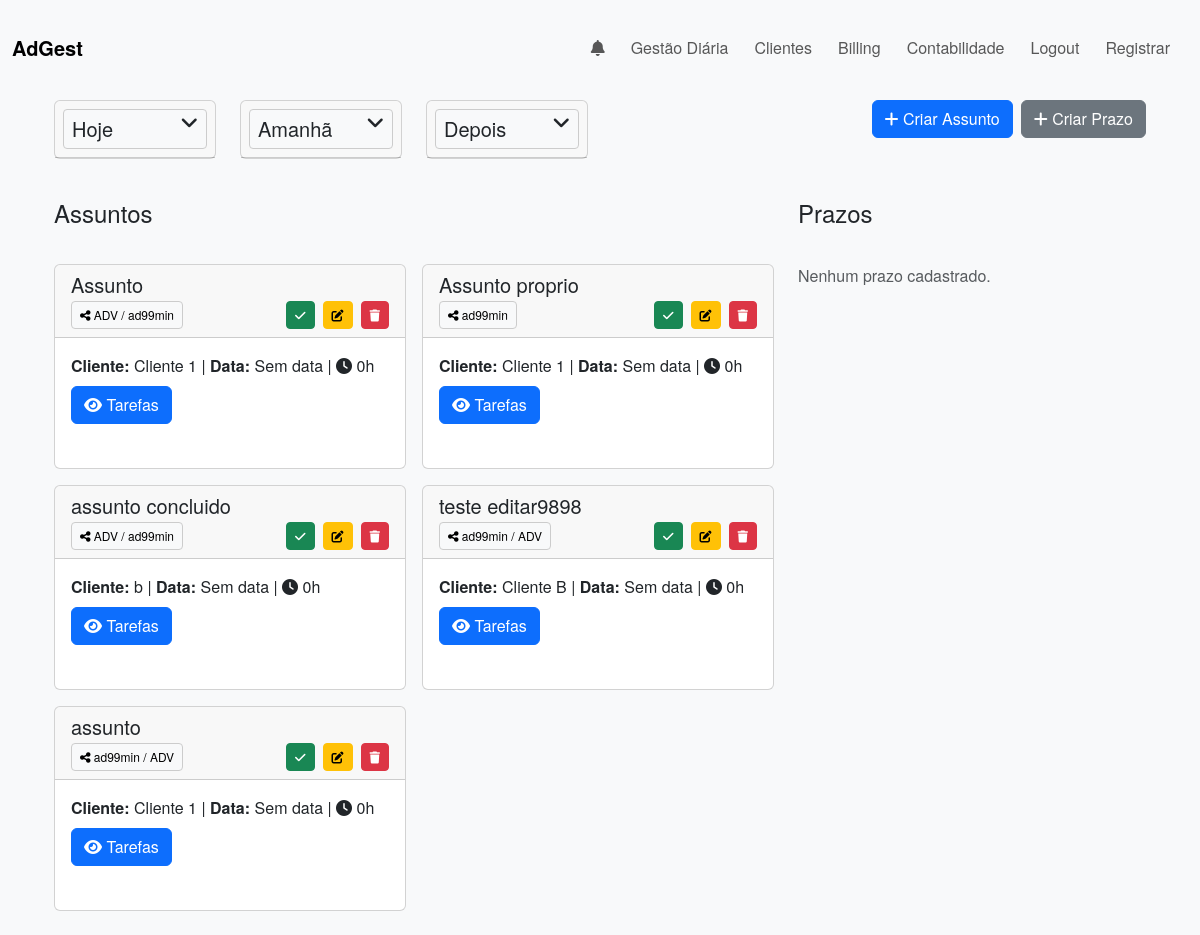
The page /dashboard (signed in) on the database as committed earlier.
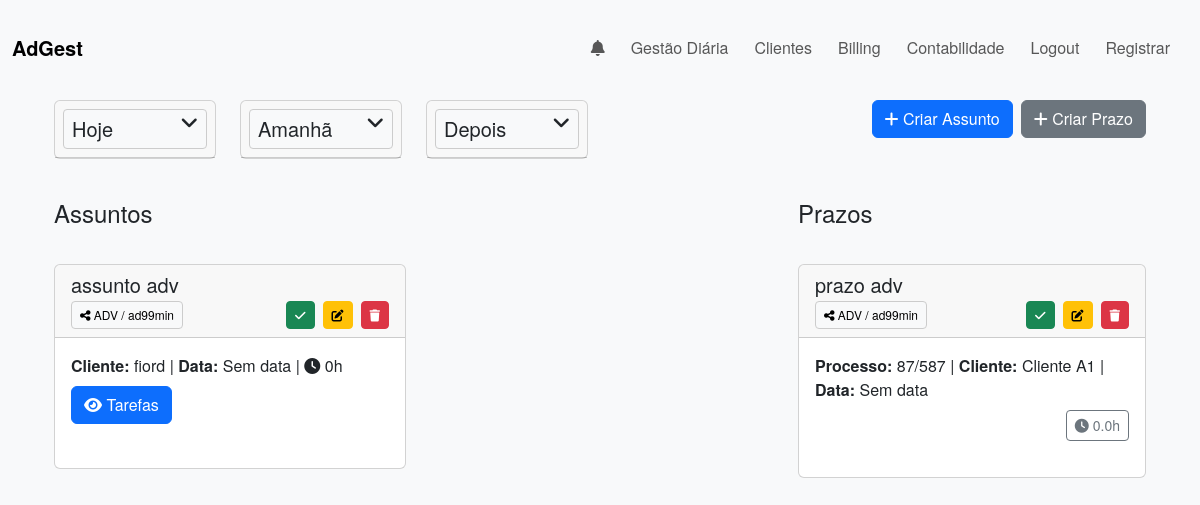
The same page on the database as committed later.
### app/models.py (models this page shows, shortened)
class Assunto(db.Model):
    __tablename__ = 'assuntos'
    id = db.Column(db.Integer, primary_key=True)
    user_id = db.Column(db.Integer, db.ForeignKey('users.id'), nullable=False)  # Dono
    client_id = db.Column(db.Integer, db.ForeignKey('clients.id'), nullable=False)
    nome_assunto = db.Column(db.String(100), nullable=False)
    due_date = db.Column(db.Date, nullable=True)
    sort_order = db.Column(db.Integer, default=0)
    horas_assunto = db.Column(db.Float, default=0.0)
    is_completed = db.Column(db.Boolean, default=False)
    is_billed = db.Column(db.Boolean, default=False)
    completed_by = db.Column(db.Integer, db.ForeignKey('users.id'), nullable=True)
    tarefas = db.relationship('Tarefa', backref='assunto', cascade="all, delete-orphan", lazy='dynamic')
    shared_with = db.relationship(
        'User',
        secondary=shared_assuntos,
        backref=db.backref('shared_assuntos', lazy='dynamic', overlaps="assuntos_compartilhados,compartilhados"),
        lazy='dynamic',
        overlaps="assuntos_compartilhados,compartilhados"
    )
    user = db.relationship("User", backref="assuntos_criados", foreign_keys=lambda: [Assunto.__table__.c.user_id])

class User(UserMixin, db.Model):
    __tablename__ = 'users'
    id = db.Column(db.Integer, primary_key=True)
    username = db.Column(db.String(100), unique=True, nullable=False)
    nickname = db.Column(db.String(10), nullable=False)
    email = db.Column(db.String(120), unique=True, nullable=False)
    profile_image = db.Column(db.String(120), default='default.jpg')
    password = db.Column(db.String(200), nullable=False)
    role = db.Column(db.String(50), default='advogado')
    __table_args__ = (db.UniqueConstraint('email', name='uq_users_email'),)
    assuntos_compartilhados = db.relationship(
        'Assunto',
        secondary=shared_assuntos,
        backref=db.backref('compartilhados', lazy='dynamic'),
        lazy='dynamic'
    )
    client_shares = db.relationship('ClientShare', backref='user', lazy='dynamic')

class Client(db.Model):
    __tablename__ = 'clients'
    id = db.Column(db.Integer, primary_key=True)
    user_id = db.Column(db.Integer, db.ForeignKey('users.id'), nullable=False)
    name = db.Column(db.String(100), nullable=False)  # unique=True removido
    number_interno = db.Column(db.String(50), nullable=True)
    nif = db.Column(db.String(50), nullable=True)
    address = db.Column(db.String(200), nullable=True)
    email = db.Column(db.String(100), nullable=True)
    telephone = db.Column(db.String(20), nullable=True)
    assuntos = db.relationship('Assunto', backref='client', lazy=True)
    __table_args__ = (
        db.UniqueConstraint('user_id', 'name', name='uq_user_clientname'),
    )
    shares = db.relationship('ClientShare', backref='client', lazy='dynamic')

class PrazoJudicial(db.Model):
    __tablename__ = 'prazos_judiciais'
    id = db.Column(db.Integer, primary_key=True)
    user_id = db.Column(db.Integer, db.ForeignKey('users.id'), nullable=False)
    client_id = db.Column(db.Integer, db.ForeignKey('clients.id'), nullable=False)
    assunto = db.Column(db.String(100), nullable=False)
    processo = db.Column(db.String(100), nullable=False)
    prazo = db.Column(db.Date, nullable=True)
    comentarios = db.Column(db.Text, nullable=True)
    status = db.Column(db.Boolean, default=False)
    horas = db.Column(db.Float, default=0.0)
    is_billed = db.Column(db.Boolean, default=False)
    data_conclusao = db.Column(db.Date, nullable=True)
    completed_by = db.Column(db.Integer, db.ForeignKey('users.id'), nullable=True)
    client = db.relationship('Client', backref='prazos_judiciais')
    shared_with = db.relationship(
        'User',
        secondary=shared_prazos,
        backref=db.backref('shared_prazos', lazy='dynamic', overlaps="prazos_compartilhados,compartilhados"),
        lazy='dynamic',
        overlaps="prazos_compartilhados,compartilhados"
    )
    user = db.relationship("User", backref="prazos_criados", foreign_keys=lambda: [PrazoJudicial.__table__.c.user_id])

### app/routes.py (the view)
@main.route('/dashboard')
@login_required
def dashboard():
    all_assuntos = Assunto.query.filter(
        or_(
            Assunto.user_id == current_user.id,
            Assunto.shared_with.any(id=current_user.id)
        )
    ).order_by(Assunto.sort_order, Assunto.nome_assunto).all()
    assuntos = []
    for assunto in all_assuntos:
        if not assunto.is_completed:
            assuntos.append(assunto)
        else:
            if any(not tarefa.is_completed for tarefa in assunto.tarefas):
                assuntos.append(assunto)
    assuntos_tarefas_visiveis = {}
    for assunto in assuntos:
        if assunto.shared_with.count() > 0:
            tarefas_visiveis = assunto.tarefas
        else:
            tarefas_visiveis = [tarefa for tarefa in assunto.tarefas if tarefa.user_id == current_user.id]
        assuntos_tarefas_visiveis[assunto.id] = tarefas_visiveis
    prazos = PrazoJudicial.query.filter(
        or_(
            PrazoJudicial.user_id == current_user.id,
            PrazoJudicial.shared_with.any(id=current_user.id)
        ),
        PrazoJudicial.status == False
    ).order_by(PrazoJudicial.prazo).all()
    current_date = date.today()
    tomorrow_date = current_date + timedelta(days=1)
    return render_template(
        'dashboard.html',
        assuntos=assuntos,
        assuntos_tarefas_visiveis=assuntos_tarefas_visiveis,
        prazos=prazos,
        current_date=current_date,
        tomorrow_date=tomorrow_date
    )

### app/routes.py (called while the page is built)
@main.context_processor
def inject_notifications():
    if current_user.is_authenticated:
        notifs_nao_lidas = Notification.query.filter_by(
            user_id=current_user.id, is_read=False
        ).order_by(Notification.timestamp.desc()).all()
        unread = len(notifs_nao_lidas)
        return dict(notifications=notifs_nao_lidas, unread_count=unread)
    return dict(notifications=[], unread_count=0)

### app/templates/dashboard.html (shortened to what the changed rows need)
{% extends "base.html" %}
{% block content %}
<div class="container my-4">
  <div class="row">
    <div class="col-lg-8">
      <div id="assuntos-container" class="row row-cols-1 row-cols-lg-2 g-3">
        {% for assunto in assuntos %}
        <div class="col" data-id="{{ assunto.id }}">
          <div class="card h-100">
            <div class="card-header">
              <div class="d-flex justify-content-between align-items-center mb-1">
                <h5 class="mb-0 flex-grow-1" style="white-space: normal;">
                  {{ assunto.nome_assunto }}
                </h5>
              </div>
              <div class="d-flex justify-content-between align-items-center">
                <div class="dropdown">
                  <button class="btn btn-sm btn-light dropdown-toggle" data-bs-toggle="dropdown" aria-expanded="false">
                    <i class="fa-solid fa-share-nodes"></i>
                    {{ assunto.user.nickname }}{% for usuario in assunto.shared_with %} / {{ usuario.nickname }}{% endfor %}
                  </button>
                </div>
                <div class="d-flex align-items-center gap-2">
                  <form action="{{ url_for('main.toggle_status_assunto', assunto_id=assunto.id) }}" method="POST" class="d-inline">
                    <button type="submit" class="btn btn-sm btn-success" title="Concluir">
                      <i class="fa-solid fa-check"></i>
                    </button>
                  </form>
                  <a href="{{ url_for('main.edit_assunto', assunto_id=assunto.id) }}" class="btn btn-sm btn-warning" title="Editar">
                    <i class="fa-solid fa-pen-to-square"></i>
                  </a>
                  <form action="{{ url_for('main.delete_assunto', assunto_id=assunto.id) }}" method="POST" class="d-inline">
                    <button type="submit" class="btn btn-sm btn-danger" title="Excluir">
                      <i class="fa-solid fa-trash"></i>
                    </button>
                  </form>
                </div>
              </div>
            </div>
            <div class="card-body">
              {% set total_horas = 0 %}
              {% for tarefa in assunto.tarefas %}
                {% if tarefa.horas %}
                  {% set total_horas = total_horas + tarefa.horas %}
                {% endif %}
              {% endfor %}
              <p class="mb-2" style="white-space: normal;">
                <strong>Cliente:</strong> {{ assunto.client.name }} |
                <strong>Data:</strong>
                {% if assunto.due_date %}
                  {{ assunto.due_date.strftime('%d/%m/%Y') }}
                {% else %}
                  Sem data
                {% endif %}
                | <i class="fa-solid fa-clock"></i> {{ total_horas|default(0) }}h
              </p>
              <button class="btn btn-primary mb-2" type="button" data-bs-toggle="collapse"
                      data-bs-target="#tarefas-{{ assunto.id }}" aria-expanded="false" aria-controls="tarefas-{{ assunto.id }}">
                <i class="fa-solid fa-eye"></i> Tarefas
              </button>
            </div>
          </div>
        </div>
        {% else %}
        <p class="text-muted">Nenhum assunto cadastrado.</p>
        {% endfor %}
      </div>
    </div>
    <div class="col-lg-4">
      <div class="row row-cols-1 g-3">
        {% for prazo in prazos %}
        <div class="col">
          <div class="card h-100">
            <div class="card-header">
              <div class="d-flex justify-content-between align-items-center mb-1">
                <h5 class="mb-0 flex-grow-1" style="white-space: normal;">
                  {{ prazo.assunto }}
                </h5>
              </div>
              <div class="d-flex justify-content-between align-items-center">
                <div class="dropdown">
                  <button class="btn btn-sm btn-light dropdown-toggle" data-bs-toggle="dropdown" aria-expanded="false">
                    <i class="fa-solid fa-share-nodes"></i>
                    {{ prazo.user.nickname }}
                    {% for usuario in prazo.shared_with %}
                      / {{ usuario.nickname }}
                    {% endfor %}
                  </button>
                </div>
                <div class="d-flex align-items-center gap-2">
                  <form action="{{ url_for('main.toggle_status_prazo', prazo_id=prazo.id) }}" method="POST" class="d-inline">
                    <button type="submit" class="btn btn-sm btn-success" title="Concluir">
                      <i class="fa-solid fa-check"></i>
                    </button>
                  </form>
                  <a href="{{ url_for('main.edit_prazo', prazo_id=prazo.id) }}" class="btn btn-sm btn-warning" title="Editar">
                    <i class="fa-solid fa-pen-to-square"></i>
                  </a>
                  <form action="{{ url_for('main.delete_prazo', prazo_id=prazo.id) }}" method="POST" class="d-inline">
                    <button type="submit" class="btn btn-sm btn-danger" title="Excluir">
                      <i class="fa-solid fa-trash"></i>
                    </button>
                  </form>
                </div>
              </div>
            </div>
            <div class="card-body">
              <p class="card-text mb-2" style="white-space: normal;">
                <strong>Processo:</strong> {{ prazo.processo }} |
                <strong>Cliente:</strong> {{ prazo.client.name }} |
                <strong>Data:</strong>
                {% if prazo.prazo %}
                  {{ prazo.prazo.strftime('%d/%m/%Y') }}
                {% else %}
                  Sem data
                {% endif %}
              </p>
              <div class="d-flex justify-content-end">
                <button class="btn btn-sm btn-outline-secondary add-hours-prazo"
                        data-prazo-id="{{ prazo.id }}" title="Adicionar Horas">
                  <i class="fa-solid fa-clock"></i> {{ prazo.horas|default(0) }}h
                </button>
              </div>
            </div>
          </div>
        </div>
        {% else %}
        <p class="text-muted">Nenhum prazo cadastrado.</p>
        {% endfor %}
      </div>
    </div>
  </div>
</div>
{% endblock %}

Rows that differ between the two databases and show on the page:
no longer on this page (row unchanged): Assunto: nome_assunto "Assunto", user.nickname "ADV", client.name "Cliente 1", shows "Sem data", sort_order "0", User (nickname "ad99min")
no longer on this page (row edited): Assunto: nome_assunto "Assunto proprio", user.nickname "ad99min", client.name "Cliente 1", shows "Sem data", sort_order "0"
no longer on this page (row unchanged): Assunto: nome_assunto "assunto concluido", user.nickname "ADV", client.name "b", shows "Sem data", sort_order "0", User (nickname "ad99min")
no longer on this page (row edited): Assunto: nome_assunto "teste editar9898", user.nickname "ad99min", client.name "Cliente B", shows "Sem data", sort_order "0"
no longer on this page (row unchanged): User: nickname "ADV"
no longer on this page (row edited): Assunto: nome_assunto "assunto", user.nickname "ad99min", client.name "Cliente 1", shows "Sem data", total_horas "0"
added Assunto: nome_assunto "assunto adv", user.nickname "ADV", client.name "fiord", shows "Sem data", total_horas "0", User (nickname "ad99min")
added PrazoJudicial: assunto "prazo adv", user.nickname "ADV", processo "87/587", client.name "Cliente A1", shows "Sem data", horas "0.0", User (nickname "ad99min")
Other text that changed with them:
text no longer shown: "Nenhum prazo cadastrado."
